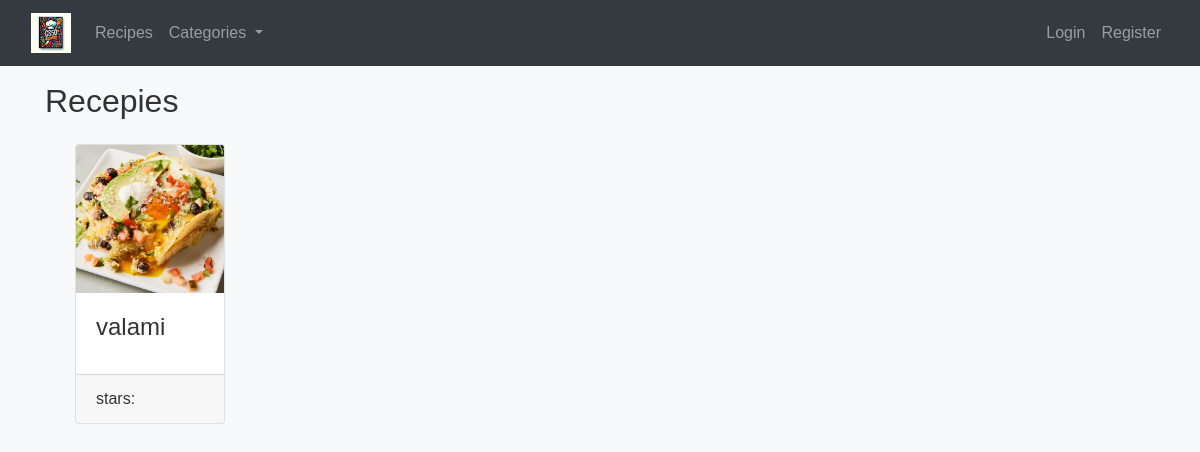
Page /category/breakfast/ on the earlier database version.
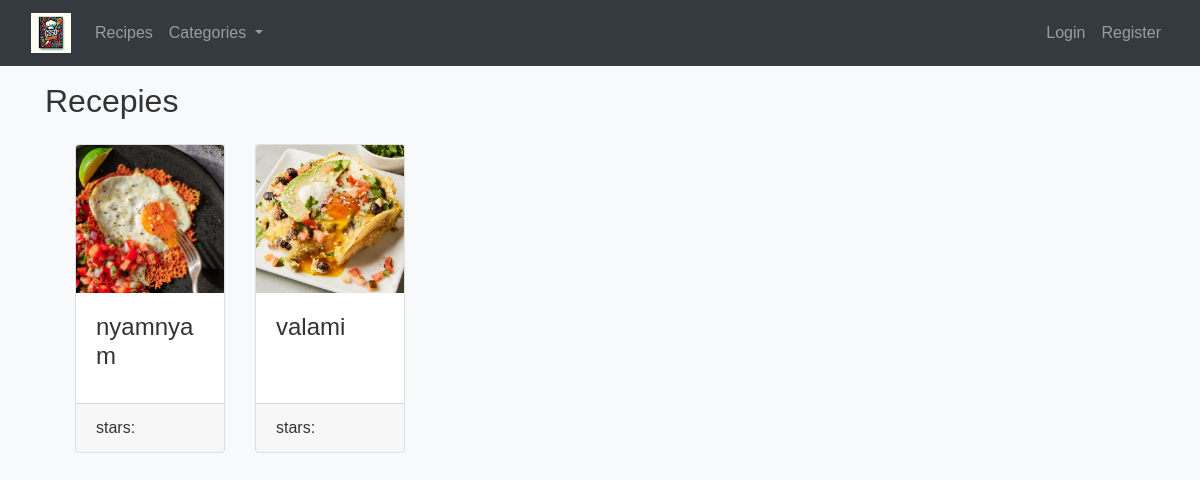
Same page on the later database version.
### recepies/models.py (models this page shows, shortened)
class Recipe(models.Model):
  title = models.CharField(max_length=128)
  serving = models.PositiveIntegerField()
  preparation_time = models.PositiveIntegerField()
  difficulty = models.CharField(
    max_length=6,
    choices=DifficultyLevel.choices,
    default=DifficultyLevel.EASY
  )
  ingredients = models.TextField(help_text="List ingredients separated by a newline.")
  preparation = models.TextField()
  image = models.ImageField(upload_to='recepies/', null=True, blank=True)
  categories = models.ManyToManyField(Category, related_name='recipes')
  ratings = models.JSONField(default=dict)
  average_rating = models.FloatField(default=0.0)

### recepies/views.py (the view)
# urls.py: path('category/<str:category>/',views.recipes_by_category, name='recipes_by_category'),
def recipes_by_category(request, category):
    categories = Category.objects.all()
    category = Category.objects.get(title=category)
    recipes = Recipe.objects.filter(categories=category).order_by('title')
    return render(request, 'recepies/recipes_by_category.html', {'recipes': recipes, 'category': category, 'categories': categories})

### recepies/templates/recepies/recipes_by_category.html (shortened to what this page needs)
{% extends "recepies/layout.html" %} {% block content %}
<h2 class="mb-4">Recepies</h2>
<div class="container mt-3">
  <div class="row ml-auto mr-auto">
    {% for recipe in recipes%}
    <div class="col-md-4 col-lg-3 col-xl-2 mb-4">
      <div class="card card-listing h-100 d-flex flex-column">
        <img
          class="card-img-top img-fluid"
          src="{{ recipe.image.url }}"
          alt="{{ recipe.title }}"
          style="width: 200px"
        />
        <div class="card-body">
          <h4 class="card-title">{{ recipe.title|truncatechars:30 }}</h4>
        </div>
        <div class="card-footer mt-auto">
          <p class="card-text">stars: </p>
        </div>
      </div>
    </div>
    {% empty %}
        <p>Nincsenek receptek ebben a kategóriában.</p>
    {% endfor %}
  </div>
</div>
{% endblock %}

Differences in the rows shown:
added Recipe: image (picture), title "nyamnyam"
